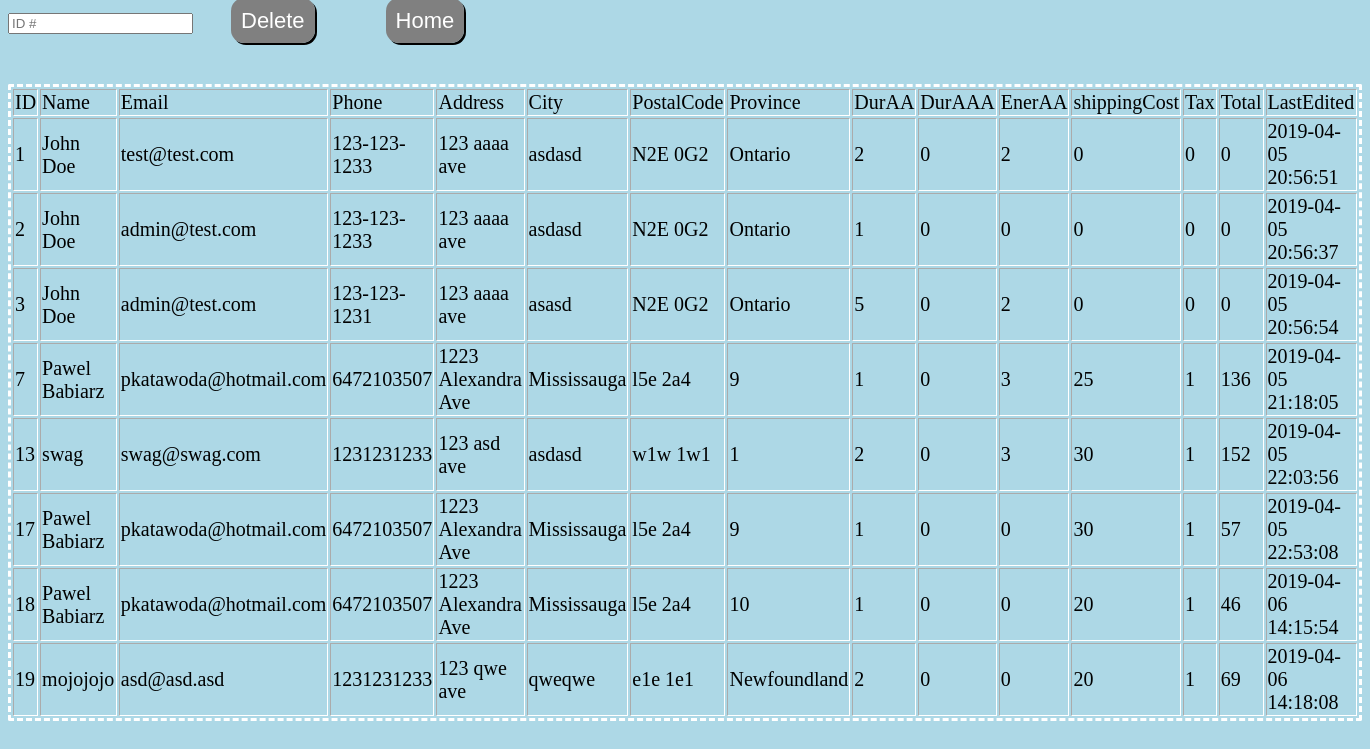
Screenshot of /A8/A8/orders.php with the database file from the repository.
### tables this page shows
CREATE TABLE `order_data` (
  `ID` int(11) NOT NULL,
  `name` varchar(200) NOT NULL,
  `email` varchar(200) NOT NULL,
  `phone` varchar(50) NOT NULL,
  `address` varchar(50) NOT NULL,
  `city` varchar(50) NOT NULL,
  `post_code` varchar(50) NOT NULL,
  `province` varchar(50) NOT NULL,
  `dur_aa` int(20) NOT NULL,
  `dur_aaa` int(20) NOT NULL,
  `ener_aa` int(20) NOT NULL,
  `shippingCost` int(20) NOT NULL,
  `tax` int(20) NOT NULL,
  `total` int(20) NOT NULL,
  `last_edited` datetime NOT NULL DEFAULT CURRENT_TIMESTAMP ON UPDATE CURRENT_TIMESTAMP
);

### A8/A8/orders.php (the view, shortened to what this page needs)
<!DOCTYPE html>
<html lang="en" dir="ltr">
  <head>
    <link rel="stylesheet" type="text/css" href="css/A5.css">
  </head>
  <body>
    <input type="number" id="idNumber" placeholder="ID #">
    <a href="index.html" onaction="delete()">Delete</a>
    <a href="index.html">Home</a>
  </body>
</html>
<?php
include('db_connection.php');
$sql = "SELECT * FROM order_data";
$result = mysqli_query($db, $sql);
echo"<table border='1'>";
echo"<tr><td>ID</td><td>Name</td><td>Email</td><td>Phone</td>
  <td>Address</td>
  <td>City</td><td>PostalCode</td><td>Province</td><td>DurAA</td>
  <td>DurAAA</td><td>EnerAA</td><td>shippingCost</td><td>Tax</td>
  <td>Total</td><td>LastEdited</td></tr>";
while($row = mysqli_fetch_assoc($result)){
  echo"<tr>
    <td>{$row['ID']}</td><td>{$row['name']}</td><td>{$row['email']}</td>
    <td>{$row['phone']}</td><td>{$row['address']}</td>
    <td>{$row['city']}</td><td>{$row['post_code']}</td>
    <td>{$row['province']}</td><td>{$row['dur_aa']}</td>
    <td>{$row['dur_aaa']}</td><td>{$row['ener_aa']}</td>
    <td>{$row['shippingCost']}</td><td>{$row['tax']}</td>
    <td>{$row['total']}</td><td>{$row['last_edited']}</td></tr>";
}
echo"</table>";
?>

### A8/A8/css/A5.css (style rules this page uses)
body { background-color: lightblue; font-size: 20px; }
table { border: 2px dashed white; border-radius: 2px; margin: 50px auto; }
table, a { margin: 150; border-width: 3px; }
a { font-size: 22px; background-color: grey; color: white; font-family: 'Helvetica'; border: 0px; border-radius: 13px; padding: 10px; margin: 33px; height: 50px; box-shadow: 2px 2px 0px black; text-decoration: none; }

### rows the page displays
order_data: ID "1", name "John Doe", email "test@test.com", phone "123-123-1233", address "123 aaaa ave", city "asdasd", post_code "N2E 0G2", province "Ontario", dur_aa "2", dur_aaa "0", ener_aa "2", shippingCost "0", tax "0", total "0", last_edited "2019-04-05 20:56:51"
order_data: ID "2", name "John Doe", email "admin@test.com", phone "123-123-1233", address "123 aaaa ave", city "asdasd", post_code "N2E 0G2", province "Ontario", dur_aa "1", dur_aaa "0", ener_aa "0", shippingCost "0", tax "0", total "0", last_edited "2019-04-05 20:56:37"
order_data: ID "3", name "John Doe", email "admin@test.com", phone "123-123-1231", address "123 aaaa ave", city "asasd", post_code "N2E 0G2", province "Ontario", dur_aa "5", dur_aaa "0", ener_aa "2", shippingCost "0", tax "0", total "0", last_edited "2019-04-05 20:56:54"
order_data: ID "7", name "Pawel Babiarz", email "pkatawoda@hotmail.com", phone "6472103507", address "1223 Alexandra Ave", city "Mississauga", post_code "l5e 2a4", province "9", dur_aa "1", dur_aaa "0", ener_aa "3", shippingCost "25", tax "1", total "136", last_edited "2019-04-05 21:18:05"
order_data: ID "13", name "swag", email "swag@swag.com", phone "1231231233", address "123 asd ave", city "asdasd", post_code "w1w 1w1", province "1", dur_aa "2", dur_aaa "0", ener_aa "3", shippingCost "30", tax "1", total "152", last_edited "2019-04-05 22:03:56"
order_data: ID "17", name "Pawel Babiarz", email "pkatawoda@hotmail.com", phone "6472103507", address "1223 Alexandra Ave", city "Mississauga", post_code "l5e 2a4", province "9", dur_aa "1", dur_aaa "0", ener_aa "0", shippingCost "30", tax "1", total "57", last_edited "2019-04-05 22:53:08"
order_data: ID "18", name "Pawel Babiarz", email "pkatawoda@hotmail.com", phone "6472103507", address "1223 Alexandra Ave", city "Mississauga", post_code "l5e 2a4", province "10", dur_aa "1", dur_aaa "0", ener_aa "0", shippingCost "20", tax "1", total "46", last_edited "2019-04-06 14:15:54"
order_data: ID "19", name "mojojojo", email "asd@asd.asd", phone "1231231233", address "123 qwe ave", city "qweqwe", post_code "e1e 1e1", province "Newfoundland", dur_aa "2", dur_aaa "0", ener_aa "0", shippingCost "20", tax "1", total "69", last_edited "2019-04-06 14:18:08"
